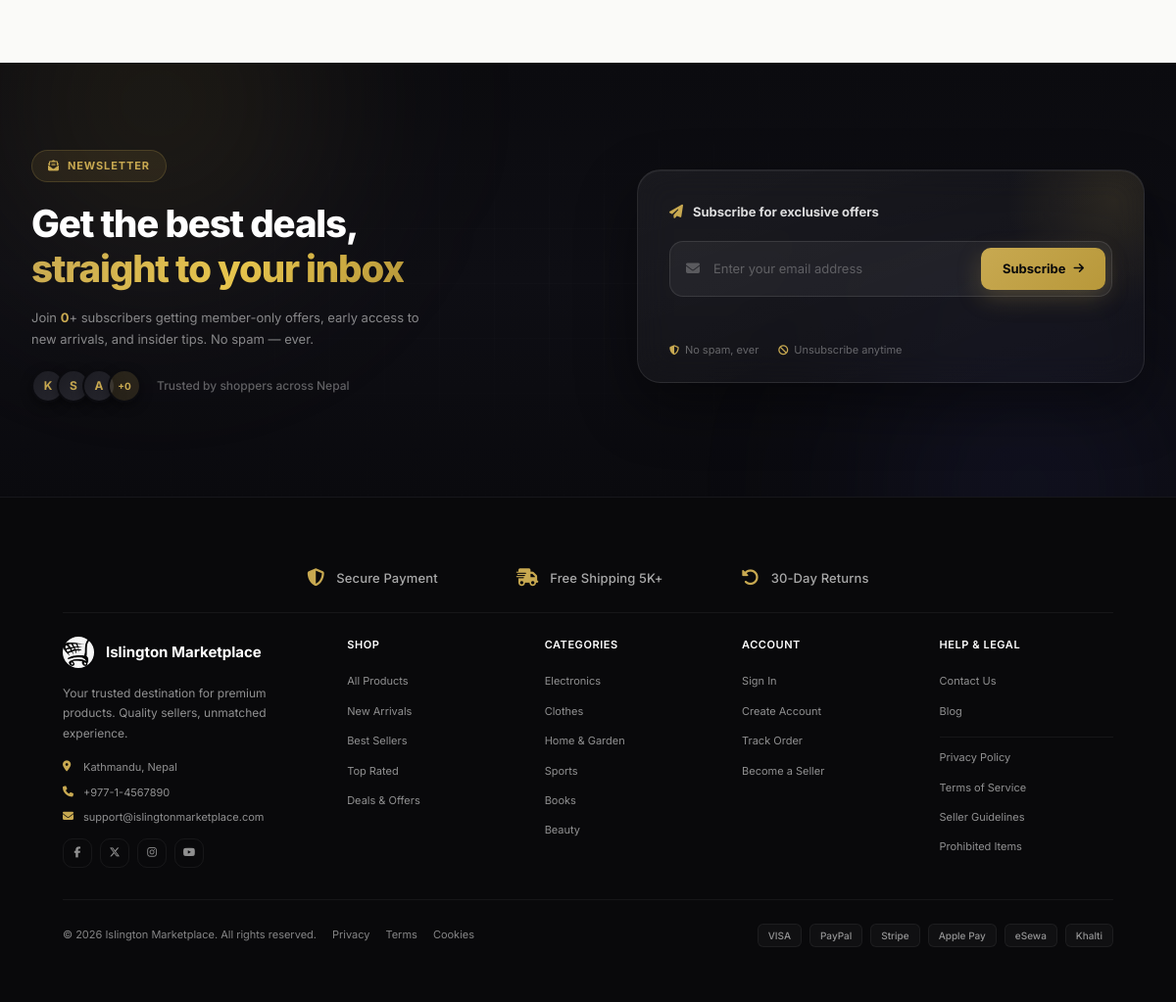
Page /about/ (lower part) on the earlier database version.
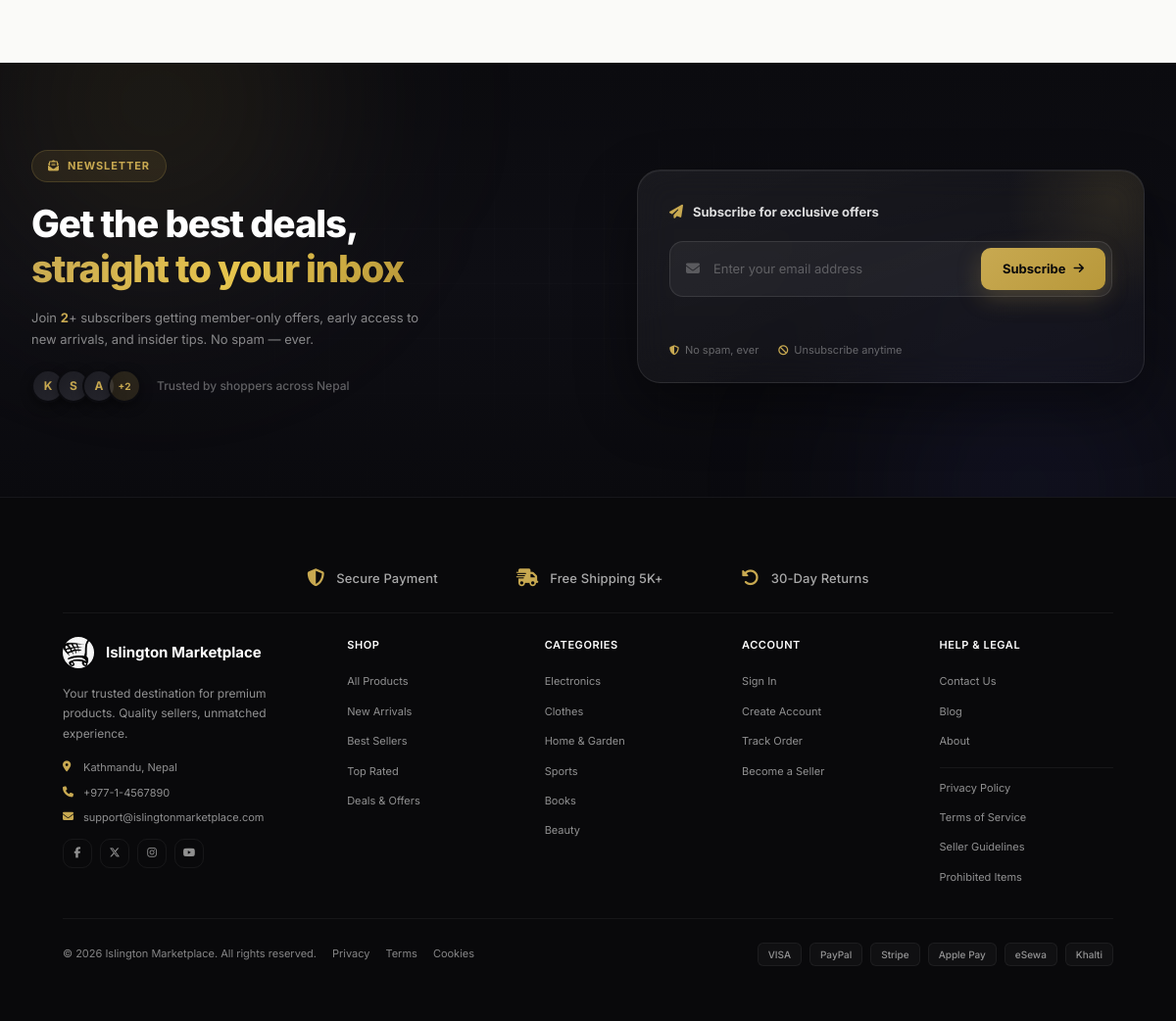
Same page on the later database version.
### pages/models.py (models this page shows, shortened)
class Page(models.Model):
    title = models.CharField(max_length=200)
    slug = models.SlugField(unique=True, blank=True)
    content = models.TextField()
    is_published = models.BooleanField(default=True)
    created_at = models.DateTimeField(auto_now_add=True)
    updated_at = models.DateTimeField(auto_now=True)
    class Meta:
        ordering = ['-created_at']

### marketplace/views.py (the view)
# urls.py: path('about/', views.about_view, name='about'),
def about_view(request):
    return render(request, 'pages/about.html')

### marketplace/context_processors.py (called while the page is built, shortened)
def cart_context(request):
    context = {
        'cart_item_count': 0,
        'wishlist_count': 0,
    }
    if request.user.is_authenticated:
        try:
            cart = Cart.objects.get(user=request.user)
            context['cart_item_count'] = cart.total_items
            context['cart_total'] = cart.total_price
        except Cart.DoesNotExist:
            pass
        try:
            wishlist = Wishlist.objects.get(user=request.user)
            context['wishlist_count'] = wishlist.products.count()
        except Wishlist.DoesNotExist:
            pass
    else:
        session_key = request.session.session_key
    return context

def notifications_context(request):
    from django.contrib.messages import get_messages
    messages = []
    storage = get_messages(request)
    for message in storage:
        messages.append({
            'tags': message.tags,
            'message': str(message),
        })
    return {'toast_messages': messages}

### pages/context_processors.py (called while the page is built)
def nav_pages(request):
    nav_pages = Page.objects.filter(is_published=True).order_by('title')
    return {'nav_pages': nav_pages}

### templates/pages/about.html (shortened to what this page needs)
{% extends 'master/base.html' %}

### templates/master/base.html (shortened to what the changed rows need)
{% load static %}
<!DOCTYPE html>
<html lang="en" data-theme="light">
<head>
    <link rel="stylesheet" href="https://cdnjs.cloudflare.com/ajax/libs/font-awesome/6.5.1/css/all.min.css">
    <link rel="stylesheet" href="{% static 'css/style.css' %}?v=4.4">
</head>
<body>
    <section class="newsletter-section{% if newsletter_subscribed %} subscribed{% endif %}" id="newsletterSection">
        <div class="main-content">
            <div class="newsletter-inner">
                <div class="newsletter-text">
                    <h2 id="newsletterTitle">Get the best deals,<br><span class="nl-accent">straight to your inbox</span></h2>
                    <p id="newsletterDesc">Join <strong id="subscriberCount" class="nl-count">{{ subscriber_count }}</strong>+ subscribers getting member-only offers, early access to new arrivals, and insider tips. No spam — ever.</p>
                    <div class="newsletter-social-proof" id="newsletterSocial">
                        <div class="nl-avatars">
                            <span class="nl-avatar">K</span>
                            <span class="nl-avatar">S</span>
                            <span class="nl-avatar">A</span>
                            <span class="nl-avatar nl-avatar-more">+{{ subscriber_count }}</span>
                        </div>
                    </div>
                </div>
            </div>
        </div>
    </section>
    <footer class="footer">
        <div class="main-content">
            <div class="footer-main">
                <div class="footer-col">
                    <ul>
                        {% for page in nav_pages %}
                        <li><a href="{% url 'page_detail' page.slug %}">{{ page.title }}</a></li>
                        {% endfor %}
                    </ul>
                </div>
            </div>
        </div>
    </footer>
</body>
</html>

Differences in the rows shown:
added Page: title "About"
Other differences:
{{ subscriber_count }}: "0" → "2"
